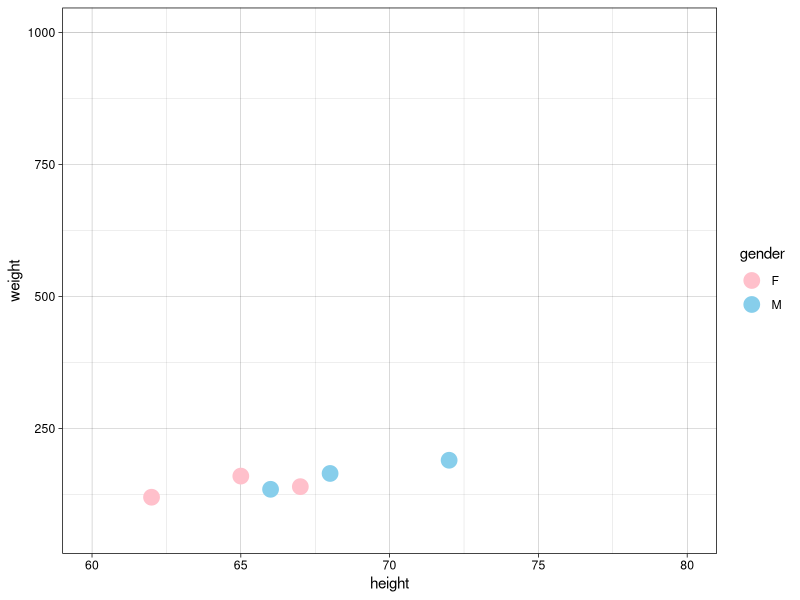
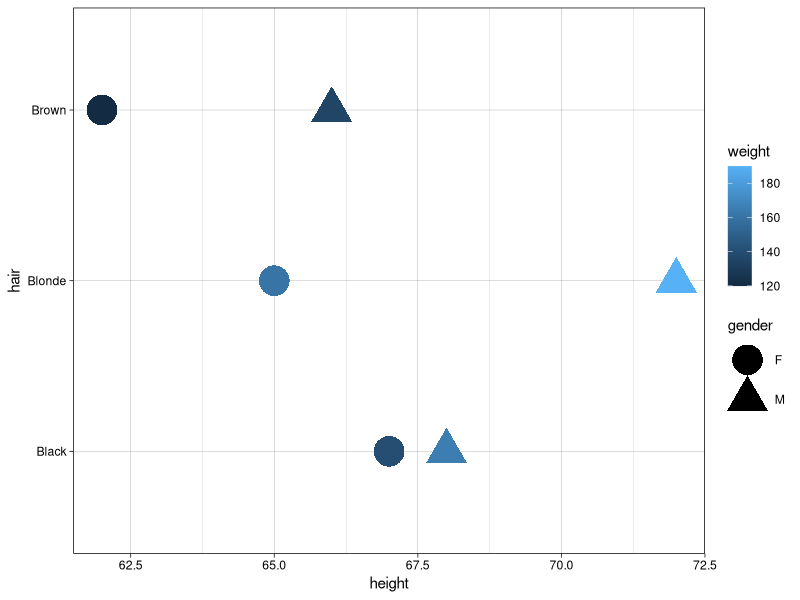

These charts were generated, in order, by the following R code:
## ---- chunk 1
library(knitr)
library(ggplot2)
## ---- chunk 2
df <- data.frame(
  height = c( 62,  67,  72,  68,  66,  65),
  weight = c(120, 140, 190, 165, 135, 160),
  gender = c("F", "F", "M", "M", "M", "F"),
  hair = c("Brown", "Black", "Blonde", "Black", "Brown", "Blonde")
  )
print(df)

# p <- 指定变量/容器

  ggplot(df, aes(x = height, y = weight)) + theme_linedraw()+
  geom_point(aes(color = gender), size =5)+ 
  scale_x_continuous(limits = c(60,80)) +
  scale_y_continuous(limits = c(60,1000))+
  scale_color_manual(values=c("pink", "skyblue"))

 ggplot(data = df,
       mapping = aes(
         x = height,
         y = hair,
         color = weight,
         shape = gender
         )) +
  geom_point(size = 10) + theme_linedraw()

colors = ifelse(df$gender == "F", "Red", "Blue")
# if else statement ifelse(con, state1(true), state2(false))

ints = as.integer(factor(df$hair)) # becomes c(3, 1, 2, 1, 3, 2)直接定义成一个整数类型

shapes = c(16, 17, 15)[ints]




